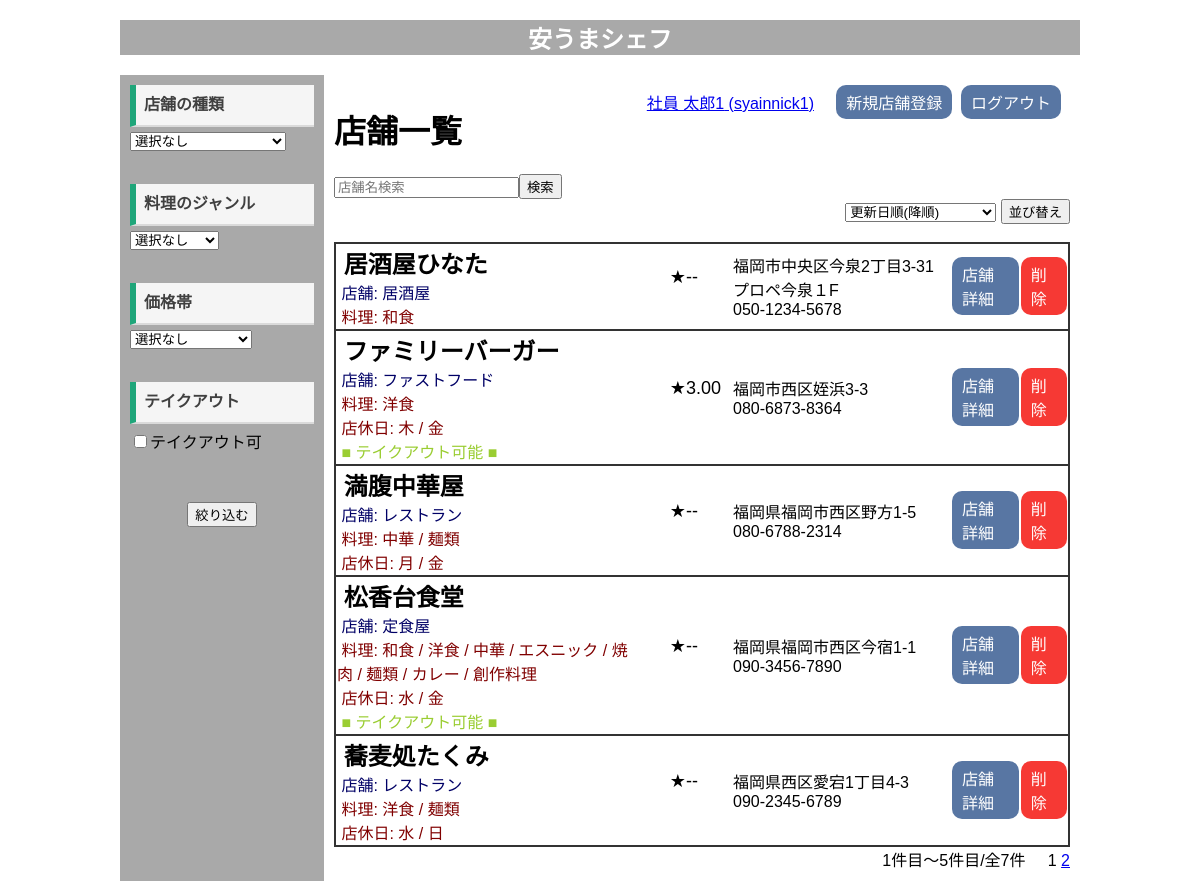
Screenshot of /index.php (signed in) with the database file from the repository.
### tables this page shows
CREATE TABLE `t_rstinfo` (
  `RST_ID` bigint(20) NOT NULL COMMENT '店舗ID',
  `USER_ID` varchar(16) DEFAULT NULL COMMENT 'ユーザID',
  `RST_NAME` varchar(32) NOT NULL COMMENT '店舗名',
  `RST_ADDRESS` varchar(64) DEFAULT NULL COMMENT '住所',
  `RST_START` varchar(8) DEFAULT NULL COMMENT '営業開始時間',
  `RST_CLOSE` varchar(8) DEFAULT NULL COMMENT '営業終了時間',
  `RST_TELNUM` varchar(16) DEFAULT NULL COMMENT '電話番号',
  `RST_TYPE` int(2) DEFAULT NULL COMMENT '店舗の種類',
  `RST_PRICE` int(2) DEFAULT NULL COMMENT '価格帯',
  `RST_NOTE` varchar(128) DEFAULT NULL COMMENT '備考',
  `RST_TAKEOUT` int(2) DEFAULT NULL COMMENT 'テイクアウト可',
  `RST_HOLIDAY` int(8) DEFAULT NULL COMMENT '営業日',
  `RST_FOODGENRE` int(9) DEFAULT NULL COMMENT '料理のジャンル',
  `RST_DATE` datetime DEFAULT NULL COMMENT '最終更新日時'
);

### index.php (called while the page is built, shortened)
<?php
include('src/pg_header.php');
$action = 'rst_list';
include('src/' . $action . '.php');
include('src/pg_footer.php');

### src/rst_list.php (the view, shortened to what this page needs)
<?php
if (!isset($_SESSION['type'])) {
  $type = 0;
  $foodgenre = 0;
  $price = 0;
  $takeout = 0;
} else {
  $type = $_SESSION['type'];
  $foodgenre = $_SESSION['foodgenre'];
  $price = $_SESSION['price'];
  $takeout = $_SESSION['takeout'];
}
?>
<div class="container">
  <div class="side">
    <form action="?do=rst_list" method="post">
      <ul>
        <li>店舗の種類</li>
        <select name="type">
          <option value="0" <?php if ($type == 0) echo 'selected'; ?>> 選択なし</option>
        </select>
      </ul>
      <br>
      <ul>
        <li>料理のジャンル</li>
        <select name="foodgenre">
          <option value="0" <?php if ($foodgenre == 0) echo 'selected'; ?>> 選択なし</option>
        </select>
      </ul>
      <br>
      <ul>
        <li>価格帯</li>
        <select name="price">
          <option value="0" <?php if ($price == 0) echo 'selected'; ?>>選択なし</option>
        </select>
      </ul>
      <br>
      <ul>
        <li>テイクアウト</li>
        <input type="checkbox" name="takeout" value="1" <?php if ($takeout == 1) echo 'checked'; ?> />テイクアウト可
      </ul>
      <br>
      <p style="text-align:center"><input type="submit" value="絞り込む">
    </form>
  </div>
  <div class="main">
    <?php
    require_once('db_inc.php');
    echo '<div class="frame">';
    echo '<h1 style="display: inline-block;">店舗一覧</h1>';
    if (isset($_SESSION["user_id"])) {
      $loginuser = $_SESSION['user_id'];
      echo '<span style="text-align:right;">';
      echo '<a href="?do=nnpw&user_id=' . $user_id . '">' . $account_name . '&nbsp;(' . $user_nickname . ')</a>&nbsp;&nbsp;&nbsp;&nbsp;&nbsp;';
      if ($_SESSION['usertype_id'] === '1') {
        echo  '<a href="?do=rst_add" class="button">新規店舗登録</a>&nbsp;&nbsp;';
        echo  '<a href="?do=sys_logout" class="button">ログアウト</a>&nbsp;&nbsp;';
      } else if ($_SESSION['usertype_id'] === '2') {
        echo  '<a href="?do=manage" class="button">管理者ページ</a>&nbsp;&nbsp;';
      }
      echo '</span>';
    } else {
      $loginuser = 'guest';
      echo '<span style="text-align:right;">';
      echo 'ゲスト&nbsp;&nbsp;';
      echo  '<a href="?do=sys_login" class="button">ログイン</a>';
      echo '</span>';
    }
    echo '</div>';
    if (!isset($_SESSION['keywd']))
      $keywd = '';
    else
      $keywd = $_SESSION['keywd'];
    echo '<form action="?do=rst_list" method="post">';
    printf('<input type="text" name="keywd" value="%s" placeholder="店舗名検索">', $keywd);
    echo '<input type="submit" value="検索">';
    echo '</form>';
    ?>
    <?php
    $rst_sort = isset($_POST['rst_sort_pull']) ? $_POST['rst_sort_pull'] : '1';
    if (!isset($_POST['rst_sort_pull'])) {
      $rst_sort = isset($_SESSION['rst_sort']) ? $_SESSION['rst_sort'] : '1';
    }
    ?>
    <form action="?do=rst_list" method="post" align="right">
      <select name="rst_sort_pull">
        <option value="1" <?php if ($rst_sort == 1) echo 'selected'; ?>>更新日順(降順)</option>
      </select>
      <input type="submit" value="並び替え">
    </form>
    <br>
    <?php
    if (!empty($_SESSION['keywd']) || !empty($type) || !empty($foodgenre) || !empty($price) || !empty($takeout) || !empty($favorite)) {
      $where = 'WHERE ';
      if (!empty($_SESSION['keywd'])) {
        $keywd = $_SESSION['keywd'];
        $where .= "RST_NAME like '%$keywd%' AND ";
      }
      if (!empty($foodgenre)) {
        $sql_g = "SELECT RST_FOODGENRE FROM t_rstinfo";
        $rs = $conn->query($sql_g);
        if (!$rs) die('エラー: ' . $conn->error);
        $c = 0;
        while ($row = $rs->fetch_assoc()) {
          $genre = $row['RST_FOODGENRE'];
          if (substr($genre, $foodgenre, 1) === '1') {
            $genre_array[$c++] = $genre;
          }
        }
        if (!empty($genre_array)) {
          $where .= "RST_FOODGENRE in (";
          foreach ($genre_array as $g) {
            $where .= "'{$g}', ";
          }
          $where = rtrim($where, ', ');
          $where .= ') AND ';
        }
        if (substr($where, -6) == 'WHERE ') {
          $where .= " RST_TYPE = '-1' AND ";
        }
      }
      if (!empty($type)) $where .= "RST_TYPE = '{$type}' AND ";
      if (!empty($price)) $where .= "RST_PRICE = '{$price}' AND ";
      if (!empty($takeout)) $where .= "RST_TAKEOUT = '{$takeout}' AND ";
      $where = rtrim($where, 'AND ');
      $sql = "SELECT t_rstinfo.RST_ID AS RST_ID,
      t_rstinfo.USER_ID, RST_NAME, RST_ADDRESS, RST_START, RST_CLOSE, RST_TELNUM, RST_TYPE, RST_PRICE, RST_NOTE, RST_TAKEOUT, RST_HOLIDAY, RST_FOODGENRE, RST_DATE
      FROM t_rstinfo LEFT OUTER JOIN t_review ON t_rstinfo.RST_ID = t_review.RST_ID $where";
    } else {
      $sql = "SELECT t_rstinfo.RST_ID AS RST_ID,
      t_rstinfo.USER_ID, RST_NAME, RST_ADDRESS, RST_START, RST_CLOSE, RST_TELNUM, RST_TYPE, RST_PRICE, RST_NOTE, RST_TAKEOUT, RST_HOLIDAY, RST_FOODGENRE, RST_DATE
      FROM t_rstinfo LEFT OUTER JOIN t_review ON t_rstinfo.RST_ID = t_review.RST_ID";
    }
    if ($rst_sort == 1) {
      $sql .= ' GROUP BY t_rstinfo.RST_ID ORDER BY RST_DATE DESC';
    } else if ($rst_sort == 2) {
      $sql .= ' GROUP BY t_rstinfo.RST_ID ORDER BY RST_DATE';
    } else if ($rst_sort == 3) {
      $sql .= ' GROUP BY t_rstinfo.RST_ID ORDER BY AVG(REVIEW_POINT) DESC, t_rstinfo.RST_DATE DESC';
    } else {
      $sql .= ' GROUP BY t_rstinfo.RST_ID ORDER BY AVG(REVIEW_POINT) IS NULL ASC, AVG(REVIEW_POINT) ASC, t_rstinfo.RST_DATE DESC';
    }
    $rs = $conn->query($sql);
    $num_rows = mysqli_num_rows($rs);
    $max_page = ceil($num_rows / MAX_ROWS);
    if ($num_rows == 0) {
      echo "<br>&nbsp;&nbsp;&nbsp;&nbsp;&nbsp;店舗が見つかりませんでした。<br>";
    } else {
      $page = isset($_GET['p']) ? $_GET['p'] : 1;
      $offset = ($page - 1)  * MAX_ROWS;
      $sql = sprintf("%s LIMIT %d OFFSET %d", $sql, MAX_ROWS, $offset);
      $rs = $conn->query($sql);
      $codes = [0 => '', 1 => '喫茶店', 2 => 'ファストフード', 3 => '居酒屋', 4 => 'バイキング', 5 => 'レストラン', 6 => 'ファミリーレストラン', 7 => '定食屋', 8 => 'その他'];
      echo '<table style="width: 100%">';
      while ($row = $rs->fetch_assoc()) {
        $rst_id = $row['RST_ID'];
        $sql_avg = "SELECT AVG(REVIEW_POINT) FROM t_review WHERE RST_ID='{$rst_id}'";
        $rs_avg = $conn->query($sql_avg);
        $row_avg = $rs_avg->fetch_assoc();
        if ($row_avg) {
          $averagepoint =  $row_avg['AVG(REVIEW_POINT)'];
        }
        $rst_foodgenre = $row['RST_FOODGENRE'];
        echo '<tr>';
        echo '<td>';
        echo '<b><font size="5">&nbsp;' .  $row['RST_NAME'] . '</font></b><br>';
        if ($row['RST_TYPE'] != '0') {
          echo '&nbsp;<font color="#000066">店舗: ' . $codes[$row['RST_TYPE']] . '</font><br>';
        }
        if ($row['RST_FOODGENRE'] != '100000000') {
          $fgtmp = '';
          if (substr($rst_foodgenre, 1, 1) === '1') $fgtmp .= '和食&nbsp;/&nbsp;';
          if (substr($rst_foodgenre, 2, 1) === '1') $fgtmp .= '洋食&nbsp;/&nbsp;';
          if (substr($rst_foodgenre, 3, 1) === '1') $fgtmp .= '中華&nbsp;/&nbsp;';
          if (substr($rst_foodgenre, 4, 1) === '1') $fgtmp .= 'エスニック&nbsp;/&nbsp;';
          if (substr($rst_foodgenre, 5, 1) === '1') $fgtmp .= '焼肉&nbsp;/&nbsp;';
          if (substr($rst_foodgenre, 6, 1) === '1') $fgtmp .= '麺類&nbsp;/&nbsp;';
          if (substr($rst_foodgenre, 7, 1) === '1') $fgtmp .= 'カレー&nbsp;/&nbsp;';
          if (substr($rst_foodgenre, 8, 1) === '1') $fgtmp .= '創作料理&nbsp;/&nbsp;';
          $fgtmp = substr($fgtmp, 0, -13);
          echo '&nbsp;<font color="#800000">料理: ' . $fgtmp . '</font><br>';
        }
        if ($row['RST_HOLIDAY'] != '11111111') {
          $rhtmp = '';
          if (substr($row['RST_HOLIDAY'], 1, 1) === '0') $rhtmp .= '月&nbsp;/&nbsp;';
          if (substr($row['RST_HOLIDAY'], 3, 1) === '0') $rhtmp .= '水&nbsp;/&nbsp;';
          if (substr($row['RST_HOLIDAY'], 4, 1) === '0') $rhtmp .= '木&nbsp;/&nbsp;';
          if (substr($row['RST_HOLIDAY'], 5, 1) === '0') $rhtmp .= '金&nbsp;/&nbsp;';
          if (substr($row['RST_HOLIDAY'], 7, 1) === '0') $rhtmp .= '日&nbsp;/&nbsp;';
          $rhtmp = substr($rhtmp, 0, -13);
          echo '&nbsp;<font color="#800000">店休日: ' . $rhtmp . '</font><br>';
        }
        if ($row['RST_TAKEOUT'] == 1) {
          echo '&nbsp;<font color="#9acd32">■&nbsp;テイクアウト可能&nbsp;■</font><br>';
        }
        echo '</td>';
        if ($averagepoint == '') {
          echo '<td><font size="4">★--&nbsp;&nbsp;</font><br>';
        } else {
          echo '<td><font size="4">★' . substr($averagepoint, 0, 4) . '&nbsp;&nbsp;</font><br>';
        }
        echo '&nbsp;' . '</td>';
        echo '<td>' . $row['RST_ADDRESS'] . '&nbsp;<br>';
        echo $row['RST_TELNUM'] . '</td>';
        echo '<td><a href="?do=rst_detail&rst_id=' . $rst_id . '" class="button">店舗詳細</a></td>';
        if ($row['USER_ID'] === $loginuser || $loginuser === 'admin') {
          echo '<td><a href="?do=rst_delete&rst_name=' . $row['RST_NAME'] . '&rst_id=' . $row['RST_ID'] . '" class="deletebutton">削除</a></td></tr>';
        }
      }
      echo '</table>';
      echo '<div style="text-align: right">';
      $pagef = 1 + ($page - 1) * 5;
      $pagel = $page * 5;
      echo $pagef . '件目～' . $pagel . '件目/全' . $num_rows . '件';
      for ($j = 1; $j <= $max_page; $j++) {
        if ($j == $page)
          echo $j, ' ';
        else
          printf('<a href="?do=rst_list&p=%d">%d</a> ', $j, $j);
      }
      echo '</div>';
    }
    ?>
  </div>
</div>

### css/style.css (style rules this page uses)
body { font-family: 'Noto Sans JP', sans-serif; }
.container { width: 100%; margin: 0 auto; display: flex; justify-content: space-between; }
.main { width: 80%; padding: 10px; background-color: #fff; }
.side { width: 20%; padding: 10px; background-color: darkgray; }
.button { color: #fff; background: #5876a3; padding: 5px 10px; display: inline-block; border-radius: 10px; text-decoration: none; }
.deletebutton { color: #fff; background: #f63934; padding: 5px 10px; display: inline-block; border-radius: 10px; text-decoration: none; }
.frame { display: flex; justify-content: space-between; }

### src/rst_list.php (style rules this page uses)
ul { margin: 0px 0px 15px 0px; padding: 0px 0px 0px 0px; }
li { color: #404040; border-left: solid 6px #1fa67a; border-bottom: solid 2px #dadada; background: whitesmoke; margin-bottom: 5px; line-height: 1.5; padding: 0.5em; list-style-type: none !important; font-weight: bold; }
table { border-collapse: collapse }
table tr { border: 2px solid #333; }

### rows the page displays
t_rstinfo: RST_NAME "居酒屋ひなた", RST_TYPE "居酒屋", RST_FOODGENRE "和食", RST_ADDRESS "福岡市中央区今泉2丁目3-31 プロペ今泉１F", RST_TELNUM "050-1234-5678"
t_rstinfo: RST_NAME "ファミリーバーガー", RST_TYPE "ファストフード", RST_FOODGENRE "洋食", RST_HOLIDAY "木 / 金", RST_TAKEOUT "■ テイクアウト可能 ■", averagepoint "3.00", RST_ADDRESS "福岡市西区姪浜3-3", RST_TELNUM "080-6873-8364"
t_rstinfo: RST_NAME "満腹中華屋", RST_TYPE "レストラン", RST_FOODGENRE "中華 / 麺類", RST_HOLIDAY "月 / 金", RST_ADDRESS "福岡県福岡市西区野方1-5", RST_TELNUM "080-6788-2314"
t_rstinfo: RST_NAME "松香台食堂", RST_TYPE "定食屋", RST_FOODGENRE "和食 / 洋食 / 中華 / エスニック / 焼肉 / 麺類 / カレー / 創作料理", RST_HOLIDAY "水 / 金", RST_TAKEOUT "■ テイクアウト可能 ■", RST_ADDRESS "福岡県福岡市西区今宿1-1", RST_TELNUM "090-3456-7890"
t_rstinfo: RST_NAME "蕎麦処たくみ", RST_TYPE "レストラン", RST_FOODGENRE "洋食 / 麺類", RST_HOLIDAY "水 / 日", RST_ADDRESS "福岡県西区愛宕1丁目4-3", RST_TELNUM "090-2345-6789"

### other values shown
$account_name "社員 太郎1"
$user_nickname "syainnick1"
$pagef "1"
$pagel "5"
$num_rows "7"
